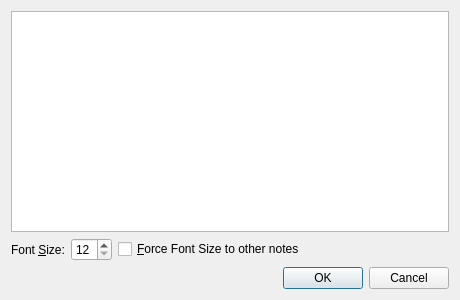
<?xml version="1.0" encoding="UTF-8"?>
<ui version="4.0">
 <class>NoteShapeDialog</class>
 <widget class="QDialog" name="NoteShapeDialog">
  <property name="geometry">
   <rect>
    <x>0</x>
    <y>0</y>
    <width>460</width>
    <height>300</height>
   </rect>
  </property>
  <property name="windowTitle">
   <string>Note</string>
  </property>
  <layout class="QVBoxLayout" name="mainLayout">
   <item>
    <widget class="QPlainTextEdit" name="plainTextNote"/>
   </item>
   <item>
    <layout class="QHBoxLayout" name="fontRow">
     <item>
      <widget class="QLabel" name="labelFontSize">
       <property name="text">
        <string>Font &amp;Size:</string>
       </property>
       <property name="buddy">
        <cstring>spinFontHeight</cstring>
       </property>
      </widget>
     </item>
     <item>
      <widget class="QSpinBox" name="spinFontHeight">
       <property name="minimum">
        <number>12</number>
       </property>
       <property name="maximum">
        <number>96</number>
       </property>
       <property name="singleStep">
        <number>4</number>
       </property>
      </widget>
     </item>
     <item>
      <widget class="QCheckBox" name="checkForceFontSize">
       <property name="text">
        <string>&amp;Force Font Size to other notes</string>
       </property>
      </widget>
     </item>
     <item>
      <spacer name="fontRowSpacer">
       <property name="orientation">
        <enum>Qt::Orientation::Horizontal</enum>
       </property>
       <property name="sizeHint" stdset="0">
        <size>
         <width>40</width>
         <height>20</height>
        </size>
       </property>
      </spacer>
     </item>
    </layout>
   </item>
   <item>
    <widget class="QDialogButtonBox" name="buttonBox">
     <property name="orientation">
      <enum>Qt::Orientation::Horizontal</enum>
     </property>
     <property name="standardButtons">
      <set>QDialogButtonBox::StandardButton::Cancel|QDialogButtonBox::StandardButton::Ok</set>
     </property>
    </widget>
   </item>
  </layout>
 </widget>
 <resources/>
 <connections/>
</ui>
